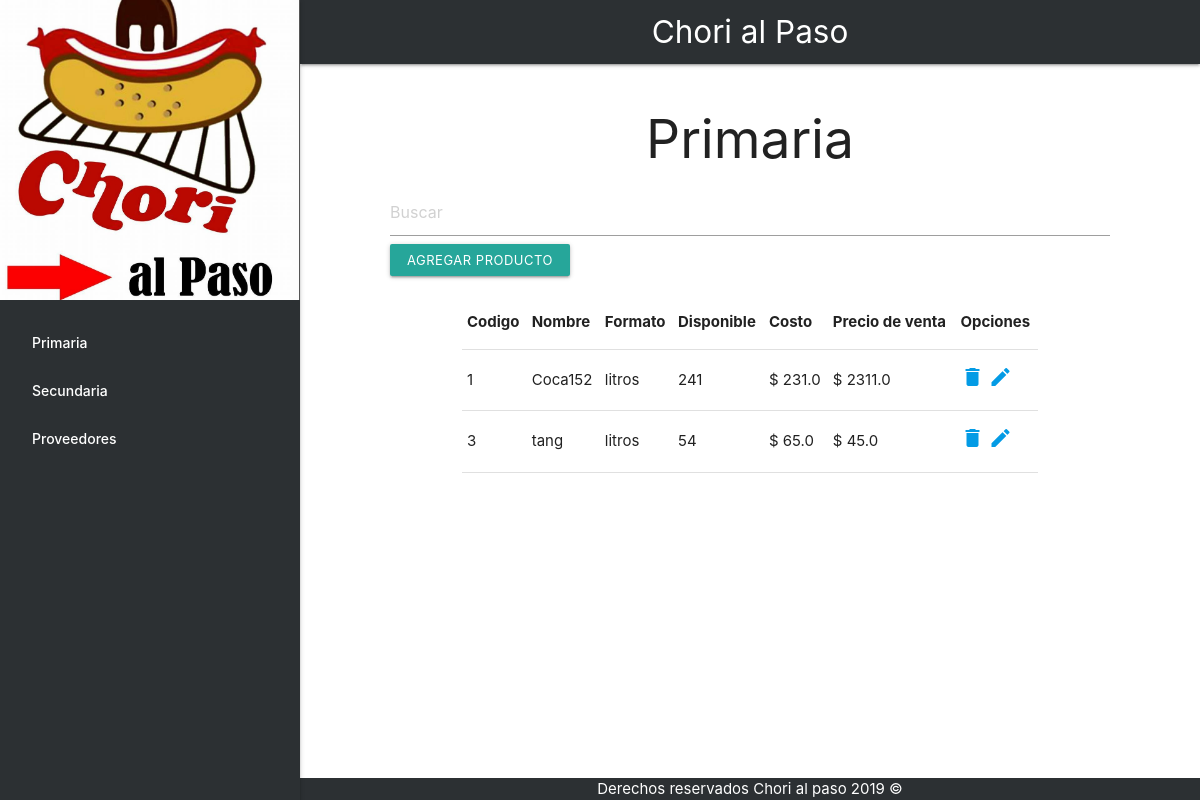
Page /stock/ on the earlier database version.
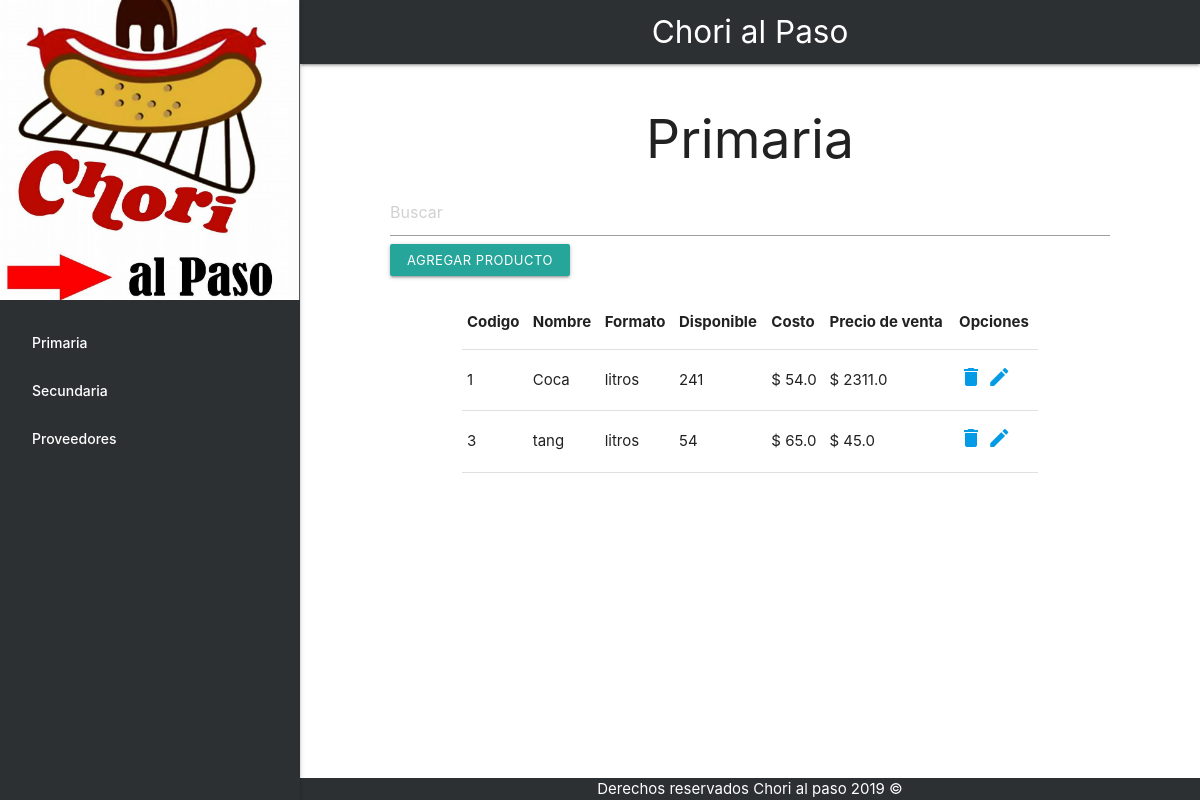
Same page on the later database version.
### stock/models.py (models this page shows, shortened)
class Producto(models.Model):
    codigo = models.AutoField(primary_key=True, unique=True)
    tipo_categoria = models.ForeignKey(Categoria, null=False, blank=False, on_delete=models.CASCADE)
    nombre = models.CharField(max_length=50, blank=False)
    tipo_formato = models.ForeignKey(Formato, null=False, blank=False, on_delete=models.CASCADE)
    cantidad_producto = models.IntegerField(null=False, blank=False)
    precio_costo = models.FloatField(null=False, blank=False)
    precio_venta = models.FloatField(null=False,blank=False)

class Formato(models.Model):
    id_formato = models.AutoField(primary_key=True,unique=True)
    descripcion_formato = models.CharField(max_length=80, blank=False)
    def __str__(self):
        return self.descripcion_formato

### stock/views.py (the view)
# urls.py: path('', views.index, name='index'),
def index(request):
	print('ponele q entra')
	productos = Producto.objects.filter(tipo_categoria=1)
	categorias = Categoria.objects.all()
	context = {'productos': productos, 'categorias': categorias}
	return render(request,"stock/index.html",context)

### stock/templates/stock/index.html (shortened to what this page needs)
<!DOCTYPE html>
<html>
<head>
	{% load static %}
    <link rel="stylesheet" href="https://cdnjs.cloudflare.com/ajax/libs/materialize/1.0.0/css/materialize.min.css">
    <link rel="stylesheet" type="text/css" href="{% static 'stock/style.css' %}">
</head>
<body>
	<header>
		<nav>
		    <div class="nav-wrapper">
		      <a href="#" class="brand-logo center">Chori al Paso</a>
		    </div>
		</nav>
		<ul id="slide-out" class="sidenav sidenav-fixed">
			  <li><img class="brand-logo responsive-img" src="{% static 'stock/chorilogo.jpg' %}"></li>
		      {% for categoria in categorias %}
		      	<li><a class="waves-effect"  onclick="filtrar_categoria({{ categoria.id_categoria}}, this)"> {{ categoria.descripcion_categoria }} </a></li>
		      {% endfor %}
		      <li><a href="proveedores" class="waves-effect">Proveedores</a></li>
		</ul>
	</header>
	<main class="main-fondo">
		<div class="container ">
			<div class="center row">
				<h2 class="cabecera">Primaria</h2>
				<input class="container" type="text" id="busqueda" name="codigo" onkeyup="busqueda_ajax(this.value)" placeholder="Buscar">
				<a href="http://127.0.0.1:8000/stock/agregar_producto" class="btn-small center col l3">Agregar producto</a>
			</div>
			<table class="container">
	        <thead>
	          <tr>
	              <th>Codigo</th>
	              <th>Nombre</th>
	              <th>Formato</th>
	              <th>Disponible</th>
	              <th>Costo</th>
	              <th>Precio de venta</th>
	              <th>Opciones</th>
	          </tr>
	        </thead>
	        <tbody id="mostrar_producto">
	          {% for producto in productos %}
	          <tr>
	            <td> {{ producto.codigo }} </td>
	            <td> {{ producto.nombre }} </td>
	            <td> {{ producto.tipo_formato }} </td>
	            <td> {{ producto.cantidad_producto }} </td>
	            <td> $ {{ producto.precio_costo }} </td>
	            <td> $ {{ producto.precio_venta }} </td>
	            <td> <a href= "http://127.0.0.1:8000/stock/eliminar?codigo= {{producto.codigo}} " ><i class="material-icons">delete</i></a> <a onclick="openModal('{{ producto.codigo }}','{{ producto.nombre }}','{{ producto.precio_costo }}','{{ producto.precio_venta }}')"><i class="material-icons">edit</i></a>
				</td>
	          </tr>
	          {% endfor %}
	        </tbody>
	      </table>
	    </div>
	</main>
	<footer>
		<div class="footer-copyright">
            <div class="container center">
            	Derechos reservados Chori al paso 2019 ©
            </div>
          </div>
	</footer>
</body>
</html>

Differences in the rows shown:
changed Producto id 1: nombre "Coca152" → "Coca"; precio_costo "231.0" → "54.0"
